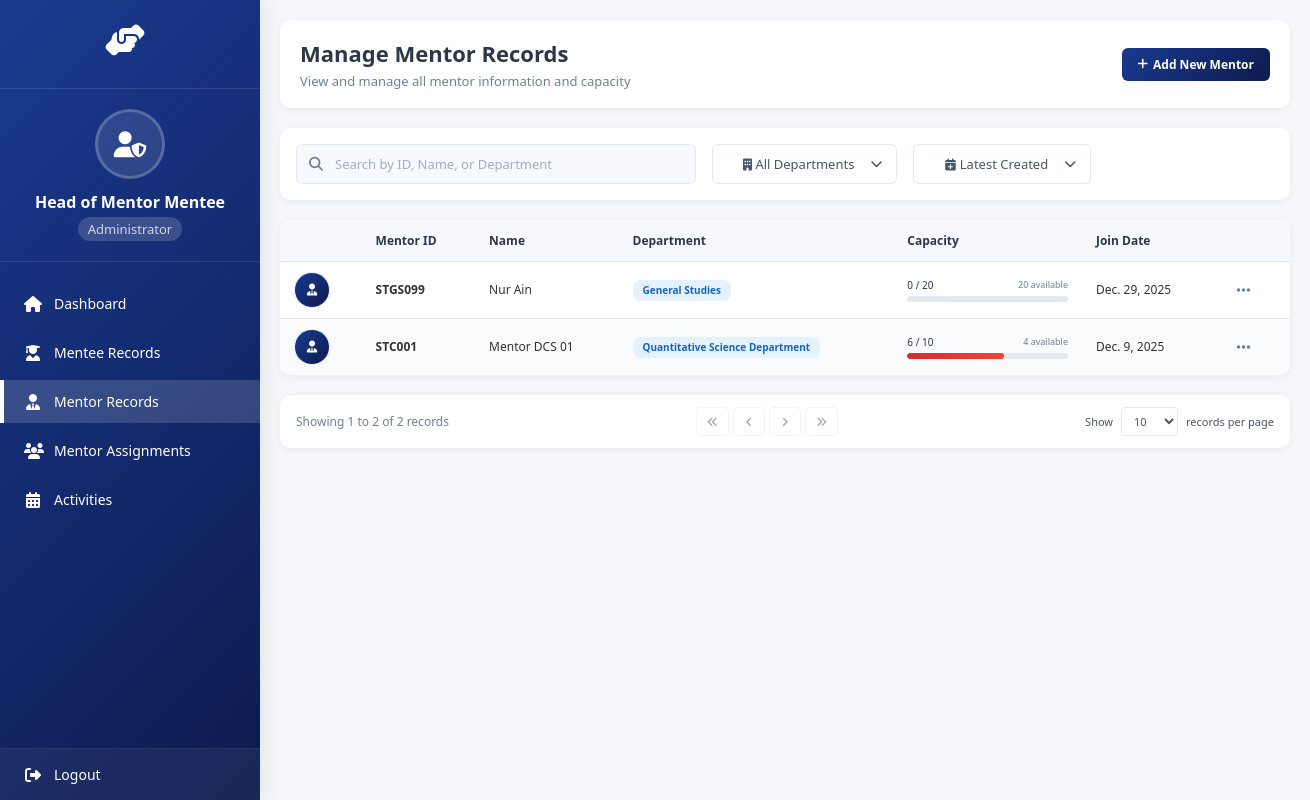
The page /mmms/head/mentors/ (signed in) on the database as committed earlier.
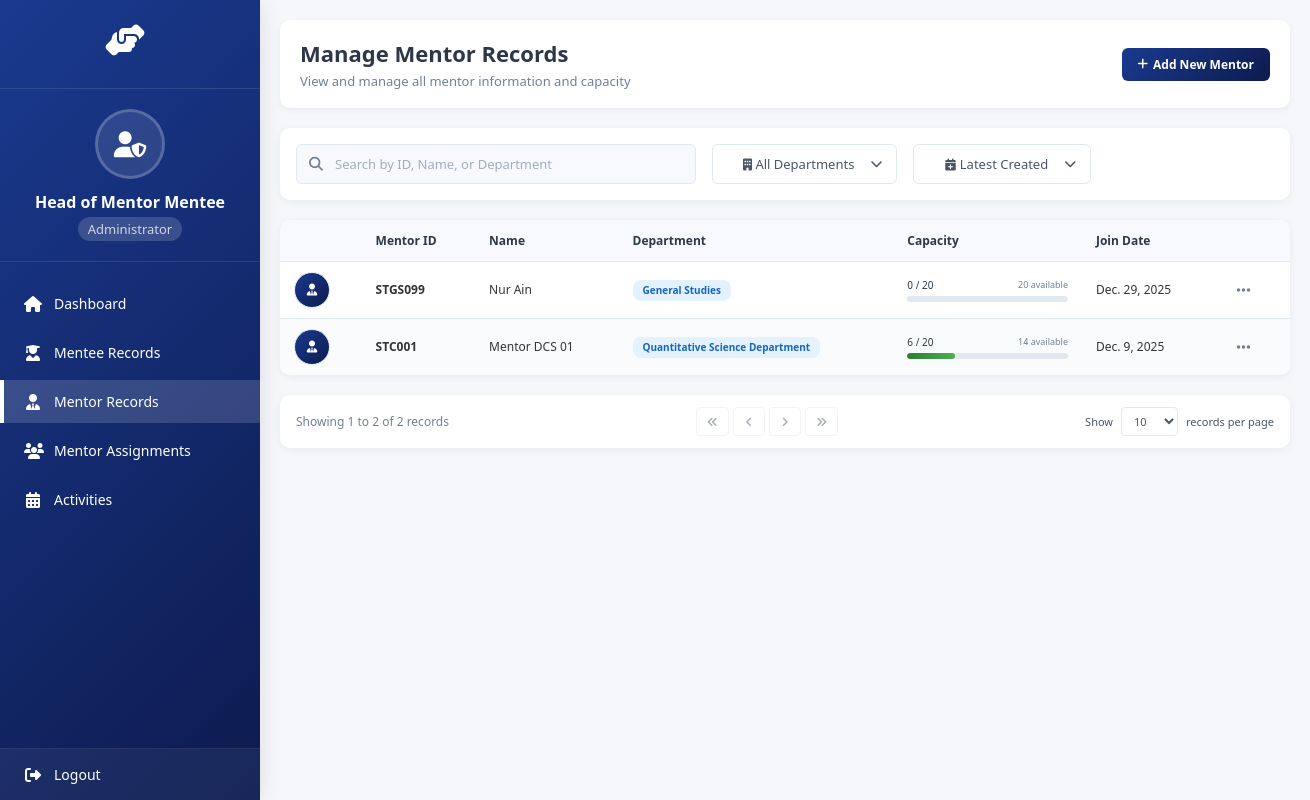
The same page on the database as committed later.
### system/models.py (models this page shows, shortened)
class Mentor(models.Model):
    user = models.OneToOneField(settings.AUTH_USER_MODEL, on_delete=models.CASCADE)
    profile_picture = models.ImageField(upload_to='mentor_profile_pictures/', null=True, blank=True)
    MentorID = models.CharField(max_length=12, primary_key=True)
    MentorName = models.CharField(max_length=100)
    MentorEmail = models.EmailField()
    MentorPhone = models.CharField(max_length=15)
    MentorIC = models.CharField(max_length=15)
    MentorAddress = models.CharField(max_length=255)
    MentorPostcode = models.CharField(max_length=10)
    MentorCity = models.CharField(max_length=50)
    MentorState = models.CharField(max_length=50)
    MentorRace = models.CharField(max_length=50)
    MentorReligion = models.CharField(max_length=50)
    MentorDepartment = models.CharField(max_length=100)
    MaxMentees = models.IntegerField(default=20)
    CurrentMentees = models.IntegerField(default=0)
    MentorJoinDate = models.DateField()

### system/views.py (the view)
# urls.py: path('head/mentors/', views.manage_mentors, name='manage_mentors'),
@login_required
def manage_mentors(request):
    if request.user.role != 'head':
        messages.error(request, 'Access denied. Head role required.')
        return redirect('homepage')
    mentors = Mentor.objects.all().order_by('MentorDepartment', 'MentorID')
    for mentor in mentors:
        current_assignments = MentorMenteeAssignment.objects.filter(
            mentor=mentor,
            assignment_status='active'
        ).count()
        mentor.current_assignments_count = current_assignments
        mentor.available_slots = mentor.MaxMentees - current_assignments
    mentors_with_vacancy = [m for m in mentors if m.available_slots > 0]
    total_vacancy = sum(m.available_slots for m in mentors_with_vacancy)
    departments = Mentor.objects.values_list('MentorDepartment', flat=True).distinct()
    departments_count = departments.count()
    search_query = request.GET.get('search', '')
    if search_query:
        mentors = mentors.filter(
            Q(MentorID__icontains=search_query) |
            Q(MentorName__icontains=search_query) |
            Q(MentorDepartment__icontains=search_query)
        )
    context = {
        'mentors': mentors,
        'search_query': search_query,
        'mentors_with_vacancy': mentors_with_vacancy,
        'total_vacancy': total_vacancy,
        'departments': departments,
        'departments_count': departments_count,
    }
    return render(request, 'manage_mentors.html', context)

### system/templates/manage_mentors.html (shortened to what the changed rows need)
<!DOCTYPE html>
<html lang="en">
<head>
    <link rel="stylesheet" href="https://cdnjs.cloudflare.com/ajax/libs/font-awesome/6.4.0/css/all.min.css">
</head>
<body>
    <div class="main-content">
        <div class="content-header">
            <div>
                <h1>Manage Mentor Records</h1>
            </div>
        </div>
        {% if mentors %}
        <div class="mentor-table-container">
            <table class="mentor-table" id="mentorTable">
                <thead>
                    <tr>
                        <th></th>
                        <th>Mentor ID</th>
                        <th>Name</th>
                        <th>Department</th>
                        <th>Capacity</th>
                        <th>Join Date</th>
                        <th></th>
                    </tr>
                </thead>
                <tbody id="mentorTableBody">
                    {% for mentor in mentors %}
                    <tr class="mentor-row" data-department="{{ mentor.MentorDepartment }}"
                        data-vacancy="{{ mentor.available_slots }}"
                        data-assigned="{{ mentor.current_assignments_count }}"
                        data-total="{{ mentor.MaxMentees }}"
                        data-view-url="{% url 'view_mentor' mentor.MentorID %}" data-mentor-id="{{ mentor.MentorID }}"
                        data-mentor-name="{{ mentor.MentorName }}"
                        data-created-date="{{ mentor.MentorJoinDate|date:'Y-m-d' }}">
                        <td>
                            {% if mentor.profile_picture %}
                            <img src="{{ mentor.profile_picture.url }}" alt="{{ mentor.MentorName }}"
                                class="profile-picture">
                            {% else %}
                            <div class="profile-picture-placeholder">
                                <i class="fas fa-user-tie"></i>
                            </div>
                            {% endif %}
                        </td>
                        <td><strong>{{ mentor.MentorID }}</strong></td>
                        <td>{{ mentor.MentorName }}</td>
                        <td>
                            <span class="department-badge">{{ mentor.MentorDepartment }}</span>
                        </td>
                        <td>
                            <div class="capacity-container">
                                <div class="capacity-info">
                                    <span class="capacity-numbers">{{ mentor.current_assignments_count }} / {{ mentor.MaxMentees }}</span>
                                    <span class="capacity-vacancy">{{ mentor.available_slots }} available</span>
                                </div>
                                <div class="capacity-bar">
                                    <div class="capacity-fill {% if mentor.available_slots >= 10 %}high{% elif mentor.available_slots >= 5 %}medium{% elif mentor.available_slots > 0 %}low{% else %}full{% endif %}"
                                        style="width: {% widthratio mentor.current_assignments_count mentor.MaxMentees 100 %}%">
                                    </div>
                                </div>
                            </div>
                        </td>
                        <td>{{ mentor.MentorJoinDate }}</td>
                        <td>
                            <div class="dropdown" id="dropdown-{{ mentor.MentorID }}">
                                <button class="dropdown-toggle" type="button"
                                    onclick="toggleDropdown('{{ mentor.MentorID }}', event)">
                                    <i class="fas fa-ellipsis-h"></i>
                                </button>
                            </div>
                        </td>
                    </tr>
                    {% endfor %}
                </tbody>
            </table>
        </div>
        {% endif %}
    </div>
</body>
</html>

Rows that differ between the two databases and show on the page:
changed Mentor "STC001": MaxMentees "10" → "20"; available_slots "4" → "14"
